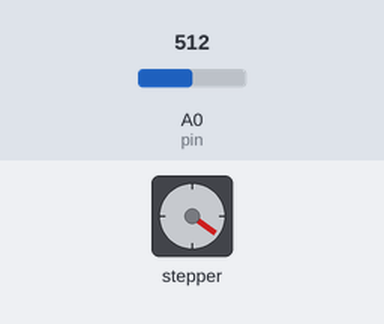
A sketch run on a simulated Arduino Uno, built with avr-gcc and run on an emulated ATmega328P. Shown: stepper motor. The inputs (shaded band) are chosen by the test bench; at power-on: A0 (pin) = 512. Stepper angles assume 2048 steps per turn; what the sketch prints to the serial monitor is not drawn.

Above: at 2.7 s.
2.8 s: A0 (pin) set to 710
At 5.53 s:
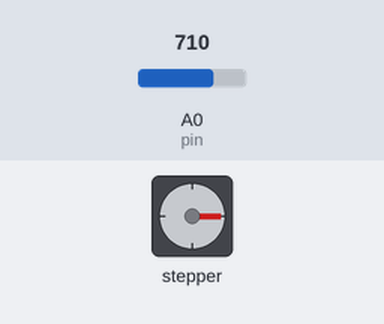
6.3 s: A0 (pin) set to 690
At 7.45 s:
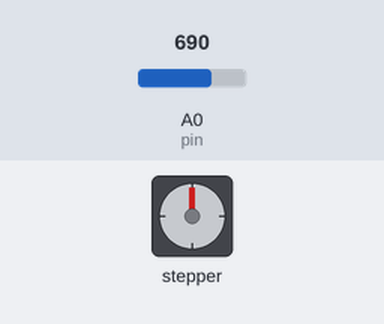
Timing chart, 0 to 21.6 s (numbered marks = the images above; inputs shaded):
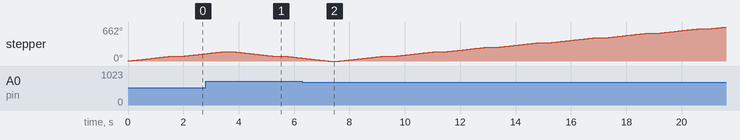

The sketch:

cb_AnhSang.ino
```cpp
#include<Stepper.h>
int value = 0;
int pin = A0;
const int stepsPerRevolution = 2048;
Stepper myStepper (stepsPerRevolution, 8, 10, 9, 11);
void setup() {
  myStepper.setSpeed(10);
  Serial.begin(9600);
}

void loop() {
  value = analogRead(pin);
  if (value < 700){
    Serial.println(value);
    Serial.println("Quay theo chiều kim đồng hồ...");
    myStepper.step(stepsPerRevolution/4);
    delay(100);
  }
  else {
    Serial.println(value);
    Serial.println("Quay ngược chiều kim đồng hồ...");
    myStepper.step(-stepsPerRevolution/4);
    delay(100);
  }
  delay(300);


}
```
